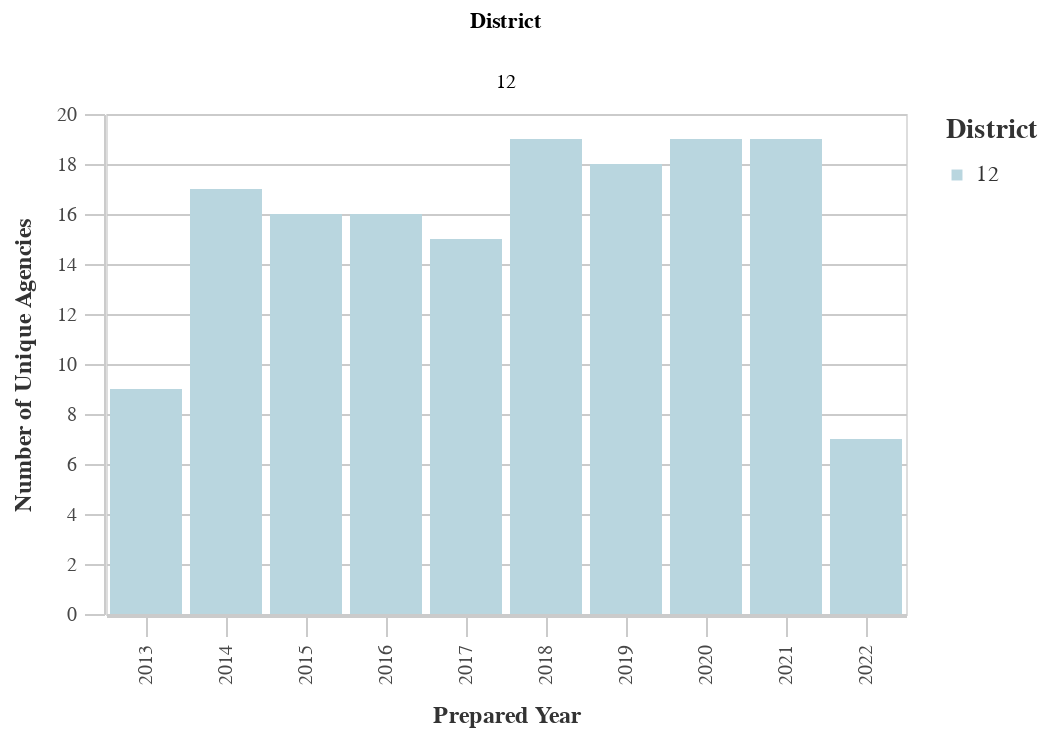

The notebook cell this image was saved under:
### Code cell
#Unique Prefixes by Dist
dist_years_prefix = ((
        df
        >> group_by(_.prepared_y, _.dist)
        >> summarize(n=_.prefix.nunique())
        >> arrange(-_.prepared_y)
    ).rename(columns={'dist':'District', 'n':'Count'}))

chart11 = (alt.Chart(dist_years_prefix).mark_bar().encode(
        column='District:N',
        x=alt.X('prepared_y:O', title='Prepared Year'),
        y=alt.Y('Count:Q', title='Number of Unique Agencies'),
        color = alt.Color("District:N", 
                              scale=alt.Scale(
                                  range=altair_utils.CALITP_SEQUENTIAL_COLORS),  
                               legend=alt.Legend(title="District")
                              )
                              ))
chart11 = styleguide.preset_chart_config(chart11)
chart11 = _dla_utils_reports.add_tooltip(chart11, 'prepared_y','Count')
    
display(HTML("<h4><strong>Number of Unique Prefix Codes by District</strong></h4>"))
chart11

### Figure 1 — Vega-Lite specification as saved in the notebook (floating-point values rounded to 4 significant figures)
{"config": {"view": {"continuousWidth": 400, "continuousHeight": 300}, "axis": {"domainColor": "#cbcbcb", "grid": true, "gridColor": "#cbcbcb", "gridWidth": 1, "labelColor": "#474747", "labelFont": "Nunito Sans", "labelFontSize": 10, "labelPadding": 4, "tickColor": "#cbcbcb", "tickSize": 10, "titleColor": "#333", "titleFont": "Raleway", "titleFontSize": 12, "titlePadding": 10}, "axisBand": {"grid": false}, "background": "white", "font": "Raleway", "header": {"labelFont": "Nunito Sans", "titleFont": "Raleway"}, "legend": {"labelColor": "#333", "labelFont": "Nunito Sans", "labelFontSize": 11, "labelLimit": 0, "padding": 1, "symbolSize": 30, "symbolType": "square", "titleColor": "#333", "titleFont": "Raleway", "titleFontSize": 14, "titlePadding": 10}, "title": {"anchor": "middle", "font": "Raleway", "fontSize": 18, "fontWeight": 300, "offset": 20}}, "data": {"name": "data-374e31a909d72f200e85d0c0d1120c57"}, "mark": "bar", "encoding": {"color": {"field": "District", "legend": {"title": "District"}, "scale": {"range": ["#B9D6DF", "#8CBCCB", "#2EA8CE", "#136C97", "#0B405B"]}, "type": "nominal"}, "column": {"field": "District", "type": "nominal"}, "tooltip": [{"field": "prepared_y", "type": "quantitative"}, {"field": "Count", "type": "quantitative"}], "x": {"field": "prepared_y", "title": "Prepared Year", "type": "ordinal"}, "y": {"field": "Count", "title": "Number of Unique Agencies", "type": "quantitative"}}, "height": 250, "width": 400, "$schema": "https://vega.github.io/schema/vega-lite/v4.17.0.json", "datasets": {"data-374e31a909d72f200e85d0c0d1120c57": [{"prepared_y": 2022.0, "District": 12, "Count": 7}, {"prepared_y": 2021.0, "District": 12, "Count": 19}, {"prepared_y": 2020.0, "District": 12, "Count": 19}, {"prepared_y": 2019.0, "District": 12, "Count": 18}, {"prepared_y": 2018.0, "District": 12, "Count": 19}, {"prepared_y": 2017.0, "District": 12, "Count": 15}, {"prepared_y": 2016.0, "District": 12, "Count": 16}, {"prepared_y": 2015.0, "District": 12, "Count": 16}, {"prepared_y": 2014.0, "District": 12, "Count": 17}, {"prepared_y": 2013.0, "District": 12, "Count": 9}]}}
